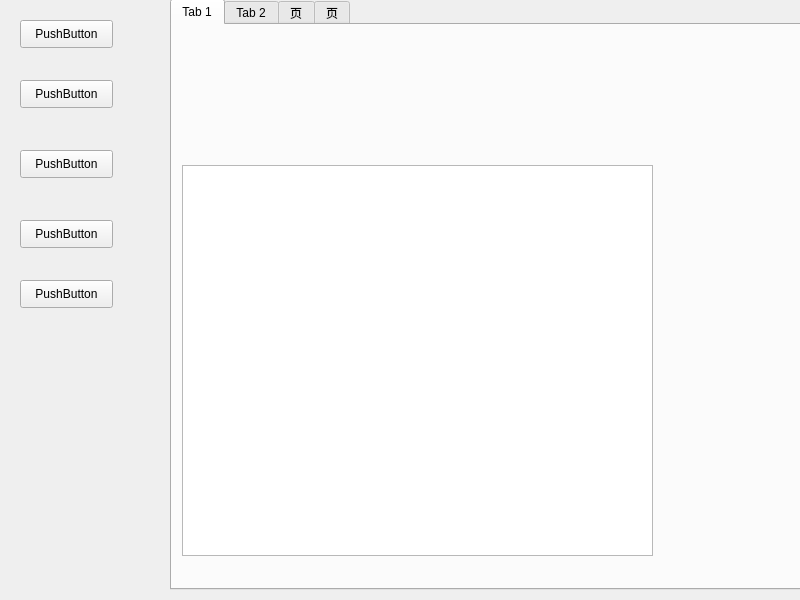
<?xml version="1.0" encoding="UTF-8"?>
<ui version="4.0">
 <class>fristwidget</class>
 <widget class="QWidget" name="fristwidget">
  <property name="geometry">
   <rect>
    <x>0</x>
    <y>0</y>
    <width>800</width>
    <height>600</height>
   </rect>
  </property>
  <property name="windowTitle">
   <string>Form</string>
  </property>
  <property name="autoFillBackground">
   <bool>false</bool>
  </property>
  <widget class="QTabWidget" name="tabWidget">
   <property name="geometry">
    <rect>
     <x>170</x>
     <y>-1</y>
     <width>631</width>
     <height>591</height>
    </rect>
   </property>
   <property name="currentIndex">
    <number>0</number>
   </property>
   <widget class="QWidget" name="tab">
    <attribute name="title">
     <string>Tab 1</string>
    </attribute>
    <widget class="QTableView" name="tableView">
     <property name="geometry">
      <rect>
       <x>10</x>
       <y>140</y>
       <width>471</width>
       <height>391</height>
      </rect>
     </property>
    </widget>
   </widget>
   <widget class="QWidget" name="tab_2">
    <attribute name="title">
     <string>Tab 2</string>
    </attribute>
   </widget>
   <widget class="QWidget" name="tab_3">
    <attribute name="title">
     <string>页</string>
    </attribute>
   </widget>
   <widget class="QWidget" name="tab_4">
    <attribute name="title">
     <string>页</string>
    </attribute>
   </widget>
  </widget>
  <widget class="QWidget" name="widget" native="true">
   <property name="geometry">
    <rect>
     <x>0</x>
     <y>0</y>
     <width>171</width>
     <height>591</height>
    </rect>
   </property>
   <widget class="QPushButton" name="pushButton">
    <property name="geometry">
     <rect>
      <x>20</x>
      <y>20</y>
      <width>93</width>
      <height>28</height>
     </rect>
    </property>
    <property name="text">
     <string>PushButton</string>
    </property>
   </widget>
   <widget class="QPushButton" name="pushButton_2">
    <property name="geometry">
     <rect>
      <x>20</x>
      <y>80</y>
      <width>93</width>
      <height>28</height>
     </rect>
    </property>
    <property name="text">
     <string>PushButton</string>
    </property>
   </widget>
   <widget class="QPushButton" name="pushButton_3">
    <property name="geometry">
     <rect>
      <x>20</x>
      <y>150</y>
      <width>93</width>
      <height>28</height>
     </rect>
    </property>
    <property name="text">
     <string>PushButton</string>
    </property>
   </widget>
   <widget class="QPushButton" name="pushButton_4">
    <property name="geometry">
     <rect>
      <x>20</x>
      <y>220</y>
      <width>93</width>
      <height>28</height>
     </rect>
    </property>
    <property name="text">
     <string>PushButton</string>
    </property>
   </widget>
   <widget class="QPushButton" name="pushButton_5">
    <property name="geometry">
     <rect>
      <x>20</x>
      <y>280</y>
      <width>93</width>
      <height>28</height>
     </rect>
    </property>
    <property name="text">
     <string>PushButton</string>
    </property>
   </widget>
  </widget>
 </widget>
 <resources/>
 <connections/>
</ui>
